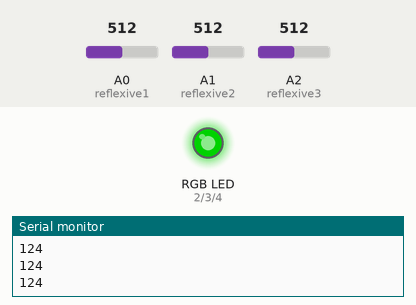
Recording of a sketch running on a simulated Arduino Uno, built with avr-gcc and run on an emulated ATmega328P. Shown: an RGB LED mixed from three pins (HIGH = lit), the last lines printed to the serial monitor. Inputs (shaded band) come from the test bench; at power-on: A0 (reflexive1) = 512, A1 (reflexive2) = 512, A2 (reflexive3) = 512. Dim RGB values are drawn brighter than linear.

Above: at 1.2 s.
1.3 s: A0 (reflexive1) set to 540
At 2.2 s:
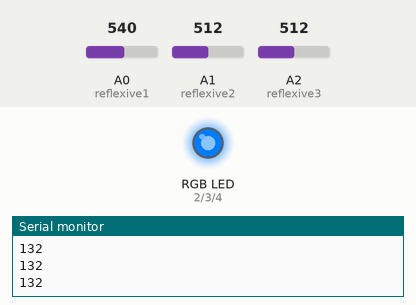
2.8 s: A1 (reflexive2) set to 535
At 3.4 s:
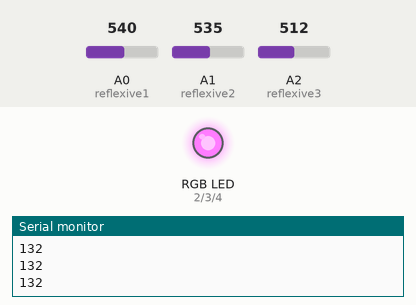
4.3 s: A2 (reflexive3) set to 716
At 5.5 s:
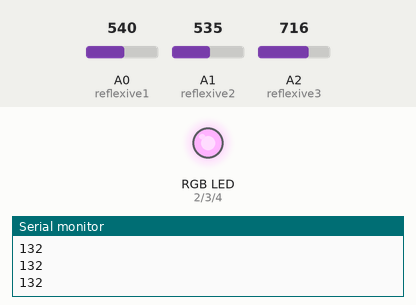
5.8 s: A0 (reflexive1) set to 306
At 6.9 s:
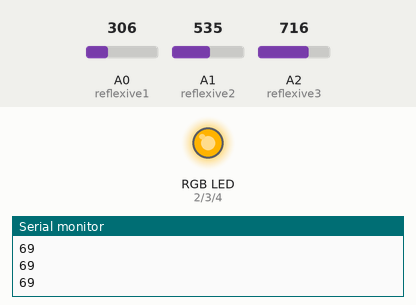
7.3 s: A1 (reflexive2) set to 511
At 7.9 s:
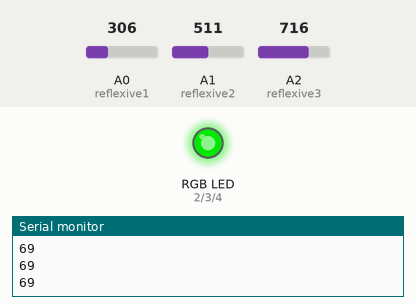
8.8 s: A2 (reflexive3) set to 900
At 9.1 s:
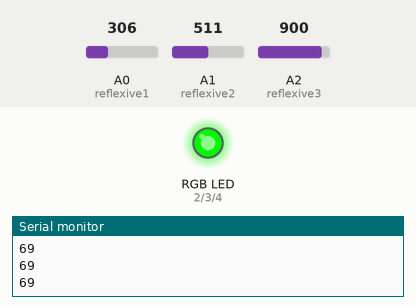
Timing chart, 0 to 11.3 s (numbered marks = the images above; inputs shaded):
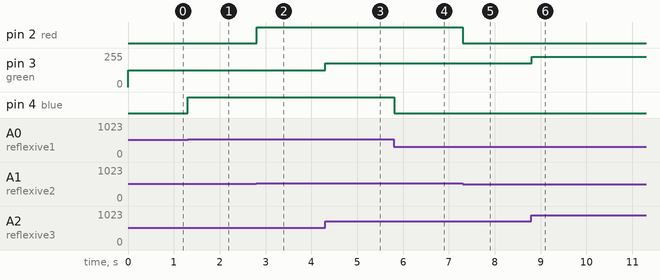

Measured:
- the behaviour switches between 524 and 525 on A0 (reflexive1) (found by bisection; images 0 and 1)
- the behaviour switches between 524 and 525 on A1 (reflexive2) (found by bisection; images 1 and 2)
- after the input at 1.3 s, pin 4 (blue): LOW → HIGH at once
- after the input at 2.8 s, pin 2 (red): LOW → HIGH at once
- after the input at 4.3 s, pin 3 (green): 124/255 → 179/255 at once
- after the input at 5.8 s, pin 4 (blue): HIGH → LOW at once
- after the input at 7.3 s, pin 2 (red): HIGH → LOW at once
- after the input at 8.8 s, pin 3 (green): 179/255 → 228/255 at once

The sketch:

proximityLEDRGB.ino
```cpp
//////////define pins////////////

int red=2;
int green=3;      /////the pins connected to the rgb led
int blue=4;

int reflexive1=A0;
int reflexive2=A1;   //the analog pins for the readings of the reflexive proximity sensor
int reflexive3=A2;

void setup() {
  Serial.begin(9600);
pinMode(red,OUTPUT);
pinMode(green,OUTPUT);
pinMode(blue,OUTPUT);
                               //////boilerplate (define what each pin does)
pinMode(reflexive1,INPUT);
pinMode(reflexive2,INPUT);
pinMode(reflexive3,INPUT);
}


void loop() {
 int redRead =analogRead(reflexive2);   //// Check the reading of the proximity sensor 1
 int redVal=map(redRead,45,1000,0,255); //// Map the values of the sensor to 255 so the rgb can use it
  analogWrite(red,redVal);              ////  Change the intensity of the colored LED depending on proximity to the sensor
 int blueRead =analogRead(reflexive1);  //// REPEAT FOR OTHER COLORS
 int blueVal=map(blueRead,45,1000,0,255);
  analogWrite(blue,blueVal);
 int greenRead =analogRead(reflexive3);
 int greenVal=map(greenRead,45,1000,0,255);
  analogWrite(green,greenVal);
Serial.println(blueVal);
}
```
